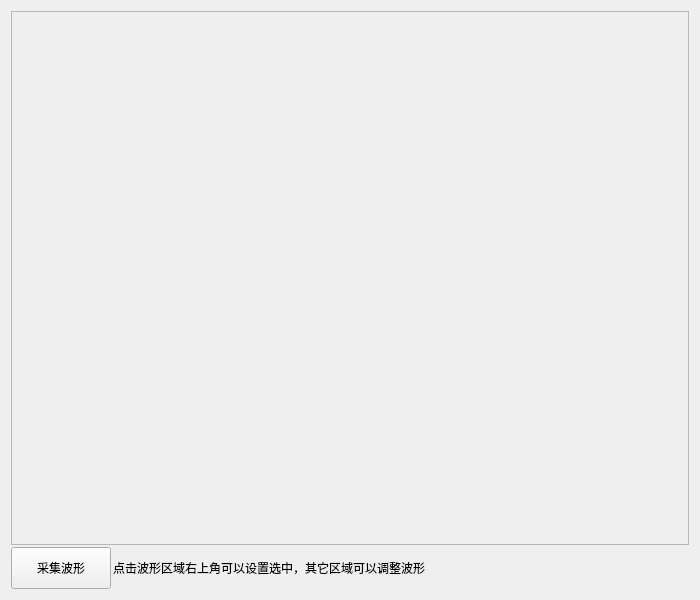
<?xml version="1.0" encoding="UTF-8"?>
<ui version="4.0">
 <class>CConfigOpp</class>
 <widget class="QWidget" name="CConfigOpp">
  <property name="geometry">
   <rect>
    <x>0</x>
    <y>0</y>
    <width>700</width>
    <height>600</height>
   </rect>
  </property>
  <property name="windowTitle">
   <string>Form</string>
  </property>
  <layout class="QHBoxLayout" name="horizontalLayout_2">
   <item>
    <widget class="QWidget" name="widget" native="true">
     <layout class="QVBoxLayout" name="verticalLayout">
      <property name="spacing">
       <number>2</number>
      </property>
      <property name="margin">
       <number>0</number>
      </property>
      <item>
       <widget class="QScrollArea" name="scrollArea">
        <property name="widgetResizable">
         <bool>true</bool>
        </property>
        <widget class="QWidget" name="scrollAreaWidgetContents">
         <property name="geometry">
          <rect>
           <x>0</x>
           <y>0</y>
           <width>680</width>
           <height>534</height>
          </rect>
         </property>
         <layout class="QVBoxLayout" name="verticalLayout_3">
          <property name="margin">
           <number>0</number>
          </property>
          <item>
           <layout class="QGridLayout" name="gridLayout"/>
          </item>
         </layout>
        </widget>
       </widget>
      </item>
      <item>
       <layout class="QHBoxLayout" name="horizontalLayout">
        <item>
         <widget class="QPushButton" name="pushButton">
          <property name="minimumSize">
           <size>
            <width>95</width>
            <height>42</height>
           </size>
          </property>
          <property name="maximumSize">
           <size>
            <width>100</width>
            <height>16777215</height>
           </size>
          </property>
          <property name="text">
           <string>采集波形</string>
          </property>
         </widget>
        </item>
        <item>
         <widget class="QLabel" name="label">
          <property name="text">
           <string>点击波形区域右上角可以设置选中，其它区域可以调整波形</string>
          </property>
         </widget>
        </item>
       </layout>
      </item>
     </layout>
    </widget>
   </item>
  </layout>
 </widget>
 <resources/>
 <connections/>
</ui>
